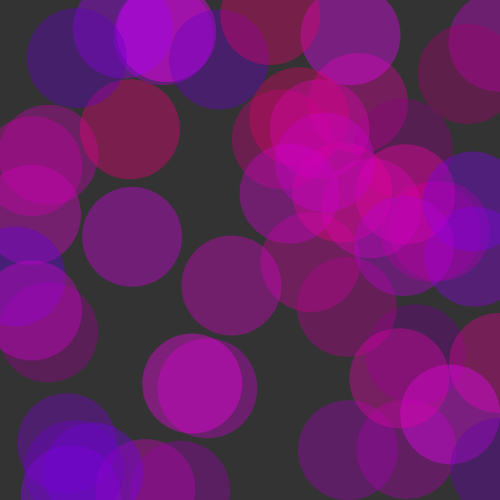
Frame 1 (no input)
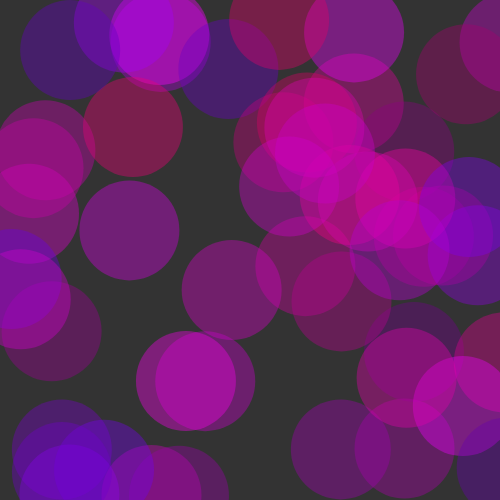
Frame 60 (no input)
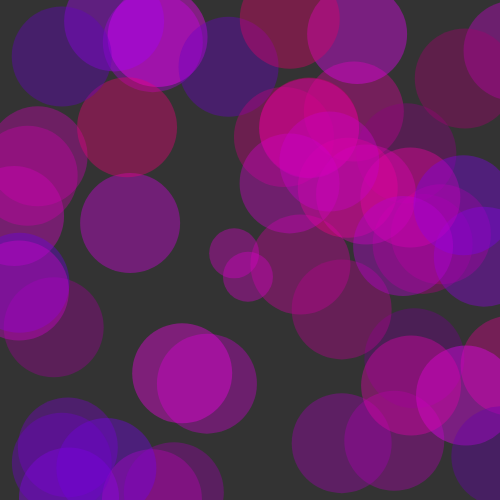
Frame 120 (the mouse pressed at the canvas centre since frame 60)

The p5.js sketch that drew these frames (run headless with seeded random() and noise() and a simulated clock; from frame 60 on, the mouse is pressed at the canvas centre):

// p5.js sketch
// ── sketch.js
var cells = [];

function setup() {
  createCanvas(500,500);
  for(var i = 0; i < 50; i++) {
    cells.push(new Cell(createVector(random(0, width), random(0, height)),50,
    color(random(100,255),0,random(100,255),100)));
  }

}

function draw() {
  background(51);
  for(var i = 0; i < cells.length; i++) {
    cells[i].update();
    cells[i].show();
  }
}

function mousePressed() {
  for(var i = cells.length - 1; i >= 0; i--) {
    if(cells[i].contains(mouseX, mouseY)) {
      var cellA = cells[i].mitosis();
      var cellB = cells[i].mitosis();

      cells.splice(i, 1);
      cells.push(cellA);
      cells.push(cellB);

    }

  }
}

// ── cell.js
function Cell(pos, r, col) {
  this.pos = pos;
  this.r = r;
  this.col = col
  this.update = function() {
    this.pos.add(p5.Vector.random2D());
  }

  this.mitosis = function() {
    var randomVec = p5.Vector.random2D();
    this.pos.add(randomVec.mult(20));

    return (new Cell(createVector(this.pos.x, this.pos.y), r/2, this.col));
  }

  this.show = function() {
    fill(col);
    noStroke();
    ellipse(pos.x, pos.y, this.r*2, this.r*2);
  }

  this.contains = function(x, y) {
    var d = dist(pos.x, pos.y, x, y);

    if (d < this.r) {
      console.log("clicked");
      return true;
    } else {
      return false;
    }
  }
}
